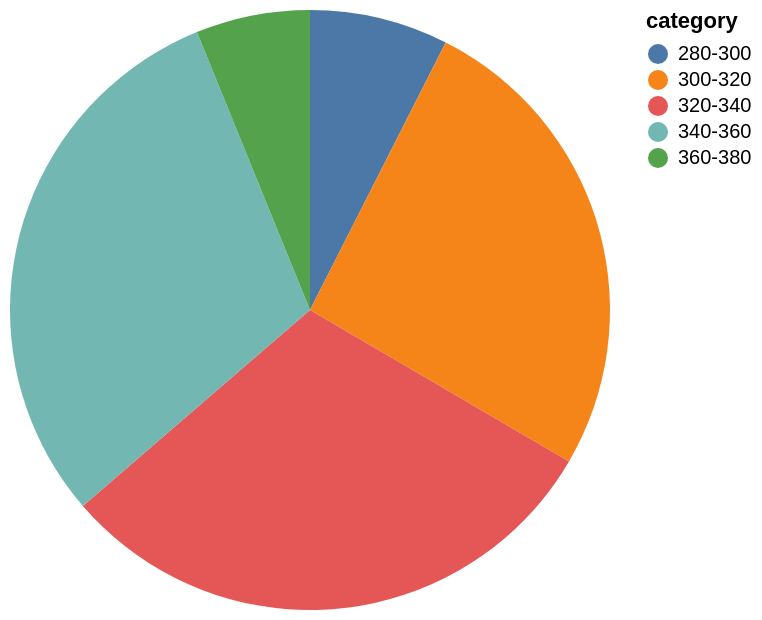

Write a Vega-Lite specification for this figure.
### Vega-Lite specification from a JSON file in a GitHub repository (floating-point values rounded to 4 significant figures)
{"$schema": "https://vega.github.io/schema/vega-lite/v5.json", "data": {"values": [{"category": "280-300", "Percentage": 7.47}, {"category": "300-320", "Percentage": 25.95}, {"category": "320-340", "Percentage": 30.25}, {"category": "340-360", "Percentage": 30.18}, {"category": "360-380", "Percentage": 6.15}]}, "mark": {"type": "arc", "tooltip": true}, "encoding": {"theta": {"field": "Percentage", "type": "quantitative", "stack": "normalize"}, "color": {"field": "category", "type": "nominal"}}}
